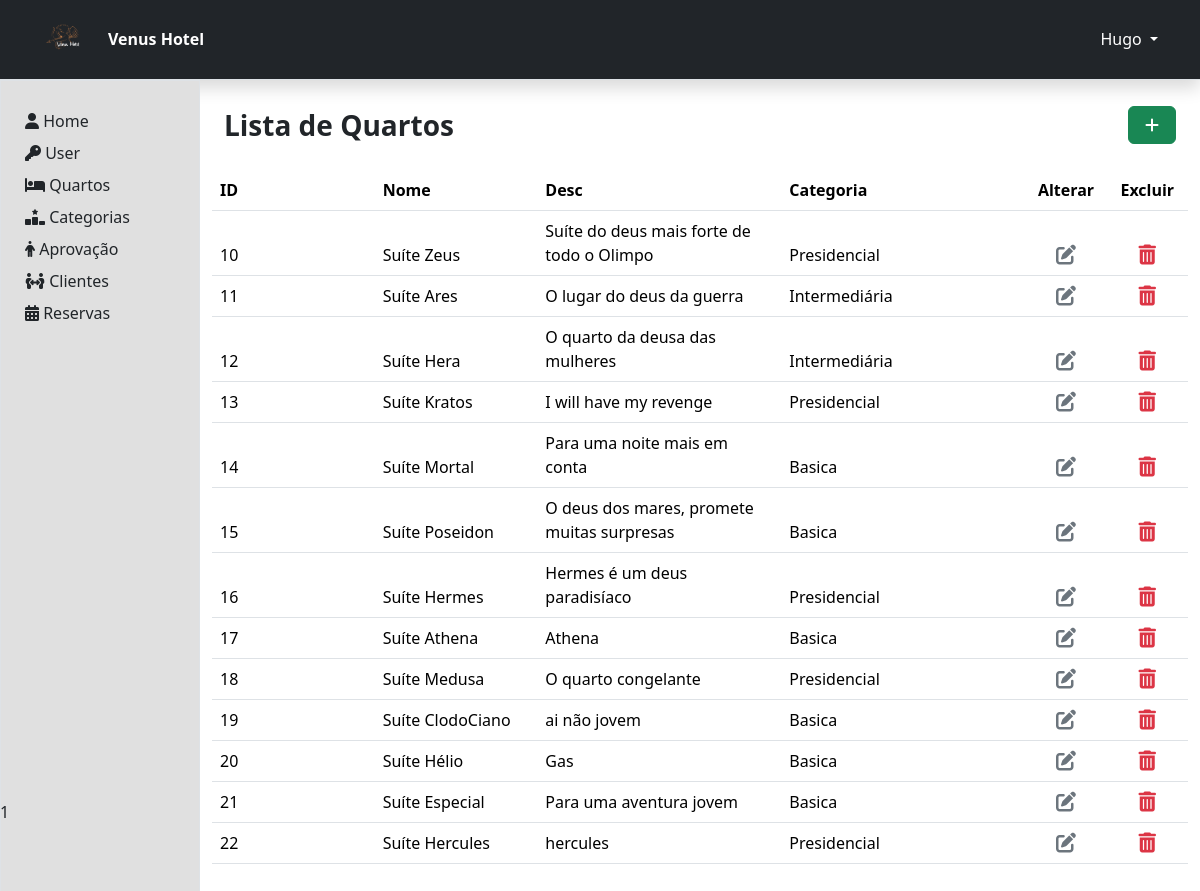
/area-admin/quartos/index.php (signed in), run on the app's committed database.
### tables this page shows
CREATE TABLE IF NOT EXISTS `tbquarto` (
  `codQuarto` int NOT NULL AUTO_INCREMENT,
  `nomeQuarto` varchar(70) NOT NULL,
  `fotoQuarto` varchar(100) NOT NULL,
  `descQuarto` varchar(255) NOT NULL,
  `codCategoriaQuarto` int NOT NULL,
  PRIMARY KEY (`codQuarto`),
  KEY `codCategoriaQuarto` (`codCategoriaQuarto`)
);

CREATE TABLE IF NOT EXISTS `tbcategoriaquarto` (
  `codCategoriaQuarto` int NOT NULL AUTO_INCREMENT,
  `nomeCategoriaQuarto` varchar(60) NOT NULL,
  `itensCategoriaQuarto` varchar(255) NOT NULL,
  `valorHoraCategoriaQuarto` float NOT NULL,
  PRIMARY KEY (`codCategoriaQuarto`)
);

### dao/QuartoDao.php (called while the page is built, shortened)
<?php
class QuartoDao{
    public static function selectAll(){
        $pdo = Conexao::conexao();
        $com = "SELECT codQuarto, nomeQuarto, descQuarto, fotoQuarto, nomeCategoriaQuarto, valorHoraCategoriaQuarto FROM tbquarto as q
        INNER JOIN tbcategoriaquarto c
        ON q.codCategoriaQuarto = c.codCategoriaQuarto";
        $stmt = $pdo->PREPARE($com);
        $stmt->EXECUTE();
        return $stmt->fetchAll();
    }
}
?>

### area-admin/quartos/index.php (the view, shortened to what this page needs)
<?php
  require_once '../../dao/QuartoDao.php';
  $infosQuarto = QuartoDao::selectAll();
?>
<!DOCTYPE html>
<html lang="pt-br">
<head>
  <link href="https://cdn.jsdelivr.net/npm/bootstrap@5.3.2/dist/css/bootstrap.min.css" rel="stylesheet">
  <link rel="stylesheet" href="https://use.fontawesome.com/releases/v5.3.1/css/all.css">
  <link rel="stylesheet" href="css/style.css">
</head>
<body style="justify-content: center; align-items: center; height: 100vh ">
  <?php
      include('./../../componentes/header-adm.php');
  ?>
  <div class="container-fluid" style="height: 90vh">
    <div class="row h-100">
      <?php
      include('./../../componentes/menu-adm.php');
      ?>
      <div class="col-md-10  p-4 borber">
        <div class="row align-items-center mb-4">
          <div class="col fs-3 fw-semibold">
            Lista de Quartos
          </div>
          <div class="col text-end ">
            <a class="btn btn-success px-3" role="button" aria-disabled="true" href="register.php"><i
                class="fas fa-plus" aria-hidden="true"></i></a>
          </div>
        </div>
        <div class=" row">
          <table class="table table-hover">
            <thead>
              <tr>
                <th class="col-md-2">ID</th>
                <th class="col-md-2">Nome </th>
                <th class="col-md-3">Desc</th>
                <th class="col-md-3">Categoria</th>
                <th class="text-center col-md-1">Alterar</th>
                <th class="text-center col-md-1">Excluir</th>
              </tr>
              <tr>
              <?php if(isset($false)){
                ?> <td></td><td>Não há Quartos</td><td></td><td></td><td></td><td></td><td></td>
              <?php }
                else{ foreach($infosQuarto as $info){?>
              <tr>
                <td><?=$info['codQuarto']?></td>
                <td><?=$info['nomeQuarto']?></td>
                <td><?=$info['descQuarto']?></td>
                <td><?=$info['nomeCategoriaQuarto']?></td>
                <td class="text-center">
                  <form action="./process.php" method="POST">
                    <button type="submit" value="SELECTID" name="acao" class="dropdown-item"><i class="fas fa-edit fa-lg text-secondary"></i>
                    </button>
                  </form>
                </td>
                <td class="text-center">
                  <a class="dropdown-item" onclick="modalRemover(<?=$info['codQuarto']?>,'codDeletar')">
                    <i class="fas fa-trash-alt fa-lg text-danger"></i>
                  </a>
                </td>
                </tr>
                <?php }} ?>
            </thead>
          </table>
        </div>
      </div>
    </div>
  </div>
  <?= require './../../componentes/modal.php'?>
</body>
</html>

### css/style.css (style rules this page uses)
a { position: relative; text-decoration: none; }

### data on the page
tbquarto: codQuarto "10", nomeQuarto "Suíte Zeus", descQuarto "Suíte do deus mais forte de todo o Olimpo", codCategoriaQuarto.nomeCategoriaQuarto "Presidencial"
tbquarto: codQuarto "11", nomeQuarto "Suíte Ares", descQuarto "O lugar do deus da guerra", codCategoriaQuarto.nomeCategoriaQuarto "Intermediária"
tbquarto: codQuarto "12", nomeQuarto "Suíte Hera", descQuarto "O quarto da deusa das mulheres", codCategoriaQuarto.nomeCategoriaQuarto "Intermediária"
tbquarto: codQuarto "13", nomeQuarto "Suíte Kratos", descQuarto "I will have my revenge", codCategoriaQuarto.nomeCategoriaQuarto "Presidencial"
tbquarto: codQuarto "14", nomeQuarto "Suíte Mortal", descQuarto "Para uma noite mais em conta", codCategoriaQuarto.nomeCategoriaQuarto "Basica"
tbquarto: codQuarto "15", nomeQuarto "Suíte Poseidon", descQuarto "O deus dos mares, promete muitas surpresas", codCategoriaQuarto.nomeCategoriaQuarto "Basica"
tbquarto: codQuarto "16", nomeQuarto "Suíte Hermes", descQuarto "Hermes é um deus paradisíaco", codCategoriaQuarto.nomeCategoriaQuarto "Presidencial"
tbquarto: codQuarto "17", nomeQuarto "Suíte Athena", descQuarto "Athena", codCategoriaQuarto.nomeCategoriaQuarto "Basica"
tbquarto: codQuarto "18", nomeQuarto "Suíte Medusa", descQuarto "O quarto congelante", codCategoriaQuarto.nomeCategoriaQuarto "Presidencial"
tbquarto: codQuarto "19", nomeQuarto "Suíte ClodoCiano", descQuarto "ai não jovem", codCategoriaQuarto.nomeCategoriaQuarto "Basica"
tbquarto: codQuarto "20", nomeQuarto "Suíte Hélio", descQuarto "Gas", codCategoriaQuarto.nomeCategoriaQuarto "Basica"
tbquarto: codQuarto "21", nomeQuarto "Suíte Especial", descQuarto "Para uma aventura jovem", codCategoriaQuarto.nomeCategoriaQuarto "Basica"
tbquarto: codQuarto "22", nomeQuarto "Suíte Hercules", descQuarto "hercules", codCategoriaQuarto.nomeCategoriaQuarto "Presidencial"

### other printed values
$adm['nomeAdm'] "Hugo"
require './../../componentes/modal.php' "1"
